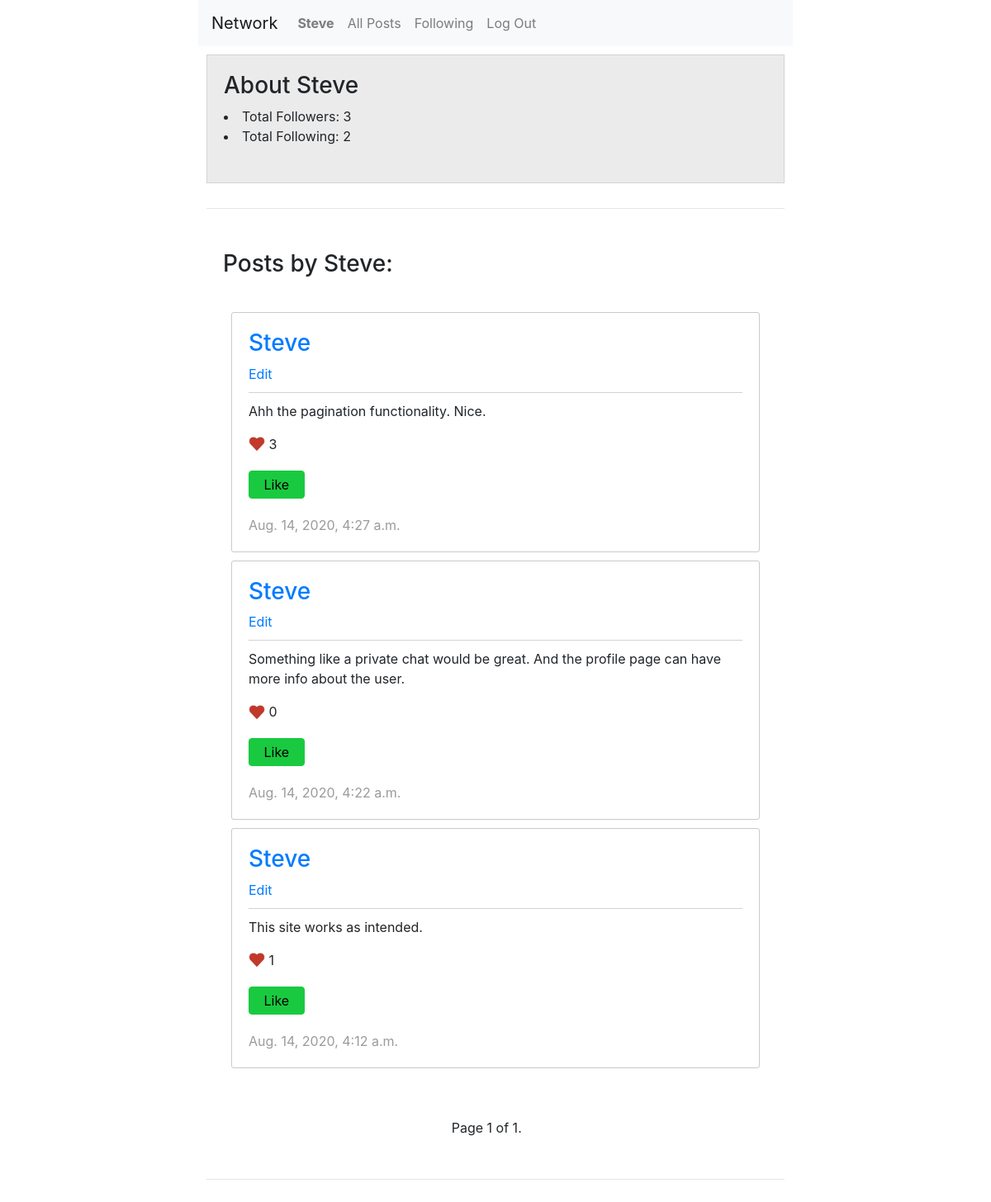
The app's page /profile/Steve (signed in) with its own data.
### network/models.py (models this page shows, shortened)
class User(AbstractUser):
    pass

class Post(models.Model):
    user = models.ForeignKey(User, on_delete=models.CASCADE)
    content = models.CharField(max_length=300)
    liked_by = models.ManyToManyField(User, related_name="likes")
    total_likes = models.IntegerField(default=0)
    timestamp = models.DateTimeField(auto_now_add=True)

### network/views.py (the view)
# urls.py: path("profile/<str:username>", views.userProfile, name="userProfile"),
def userProfile(request, username):
    current_user = request.user
    target_user = User.objects.get(username=username)
    total_followers = Follow.objects.filter(following=target_user).count()
    total_following = Follow.objects.filter(follower=target_user).count()
    posts = Post.objects.filter(user=target_user).order_by('-timestamp')
    paginator = Paginator(posts, 10)
    page_number = request.GET.get('page')
    page_obj = paginator.get_page(page_number)
    if current_user.is_authenticated:
        try:
            Follow.objects.get(follower=request.user, following=target_user)
            is_follower = True
        except ObjectDoesNotExist as e:
            is_follower = False
    else:
        is_follower = None
    context = {
        "target_user": target_user,
        "total_followers": total_followers,
        "total_following": total_following,
        "page_obj": page_obj,
        "is_follower": is_follower,
        "current_user": current_user
    }
    return render(request, "network/userProfile.html", context)

### network/templates/network/userProfile.html (shortened to what this page needs)
{% extends "network/layout.html" %}
{% load static %}
{% load tz %}
{% block body %}
    <div id="about_user">
        <h3>About {{target_user.username}}</h3>
        <li>Total Followers: {{ total_followers }}</li>
        <li>Total Following: {{ total_following }}</li>
        <br>
    </div>
    <hr>
    <div id = "postArea">
        <h3>Posts by {{ target_user.username }}:</h3><br>
        {% if page_obj %}
        {% for post in page_obj %}
        <div id="post_{{ post.id }}" class='post_container'>
            <a href="{% url 'userProfile' username=post.user.username %}"><h3>{{ post.user.username }}</h3></a>
            {% if post.user == current_user %}
                <a href='#' class="editLink">Edit</a>
            {% endif %}
            <p class="content">{{ post.content }}</p>
            <img src="{% static 'network/heart.png' %}" style="height: 20px; width: 20px; margin-top: -5px">
            <text class="total_likes">{{ post.total_likes }}</text>
            {% if current_user.is_authenticated %}
                {% if current_user in post.liked_by.all %}
                    <button class="likePost" style="display: none;">Like</button>
                    <button class="dislikePost" style="display: block;">Dislike</button>
                {% else %}
                    <button class="likePost" style="display: block;">Like</button>
                {% endif %}
            {% endif %}
            <time class="time" style="display: block;">{{ post.timestamp|localtime }}</time>
        </div>
    {% endfor %}
        {% else %}
            <text>No posts have been made.</text>
        {% endif %}
    </div>
    <div class="pagination">
        <span class="step-links">
            <span class="prev">
            </span>
            <span class="current">
                Page {{ page_obj.number }} of {{ page_obj.paginator.num_pages }}.
            </span>
            <span class="next">
            </span>
        </span>
    </div>
    <hr>
{% endblock %}

### network/templates/network/layout.html (shortened to what this page needs)
{% load static %}
<!DOCTYPE html>
<html lang="en">
    <head>
        <link rel="stylesheet" href="https://stackpath.bootstrapcdn.com/bootstrap/4.4.1/css/bootstrap.min.css">
        <link href="{% static 'network/styles.css' %}" rel="stylesheet">
    </head>
    <body>
        <nav class="navbar navbar-expand-lg navbar-light bg-light">
            <a class="navbar-brand" href="{% url 'index' %}">Network</a>
            <div>
              <ul class="navbar-nav mr-auto">
                {% if user.is_authenticated %}
                    <li class="nav-item">
                        <a class="nav-link" href="{% url 'userProfile' username=user.username %}"><strong>{{ user.username }}</strong></a>
                    </li>
                {% endif %}
                <li class="nav-item">
                  <a class="nav-link" href="{% url 'index' %}">All Posts</a>
                </li>
                {% if user.is_authenticated %}
                    <li class="nav-item">
                        <a class="nav-link" href="{% url 'followPage' %}">Following</a>
                    </li>
                    <li class="nav-item">
                        <a class="nav-link" href="{% url 'logout' %}">Log Out</a>
                    </li>
                {% endif %}
              </ul>
            </div>
          </nav>
        <div class="body">
            {% block body %}
            {% endblock %}
        </div>
    </body>
</html>

### network/static/network/styles.css (style rules this page uses)
body { margin-left: 20%; margin-right: 20%; }
hr { margin: 30px 10px 30px 10px; }
.post_container { padding: 20px; border: 1px solid rgb(202, 202, 202); border-radius: 3px; margin: 10px; }
#about_user { margin: 10px; border: 1px solid rgb(211, 211, 211); background-color: rgb(235, 235, 235); padding: 20px; }
#postArea { margin: 10px; padding: 20px; }
.time { color: rgb(155, 155, 155); }
.content { margin-top: 10px; border-top: 1px solid rgb(211, 211, 211); padding-top: 10px; }
.pagination { width: fit-content; margin-left: auto; margin-right: auto; padding: 20px; }
.step-links { width: 340px; display: flex; flex-direction: row; }
.prev { flex: 34%; }
.current { flex: 28%; }
.next { flex: 37%; }
.likePost { border: 1px solid #19ca40; color: rgb(0, 0, 0); padding: 4px; padding-left: 17.5px; padding-right: 17.5px; background-color: #19ca40; border-radius: 4px; margin-top: 20px; margin-bottom: 20px; }

### records on screen
User: username "Steve"
Post: user.username "Steve", shows "Edit", content "Ahh the pagination functionality. Nice.", total_likes "3", shows "Like", timestamp "Aug. 14, 2020, 4:27 a.m."
Post: user.username "Steve", shows "Edit", content "Something like a private chat would be great. And the profile page can have more info about the user.", total_likes "0", shows "Like", timestamp "Aug. 14, 2020, 4:22 a.m."
Post: user.username "Steve", shows "Edit", content "This site works as intended.", total_likes "1", shows "Like", timestamp "Aug. 14, 2020, 4:12 a.m."

### other values on screen
{{ total_followers }} "3"
{{ total_following }} "2"
{{ page_obj.number }} "1"
{{ page_obj.paginator.num_pages }} "1"
